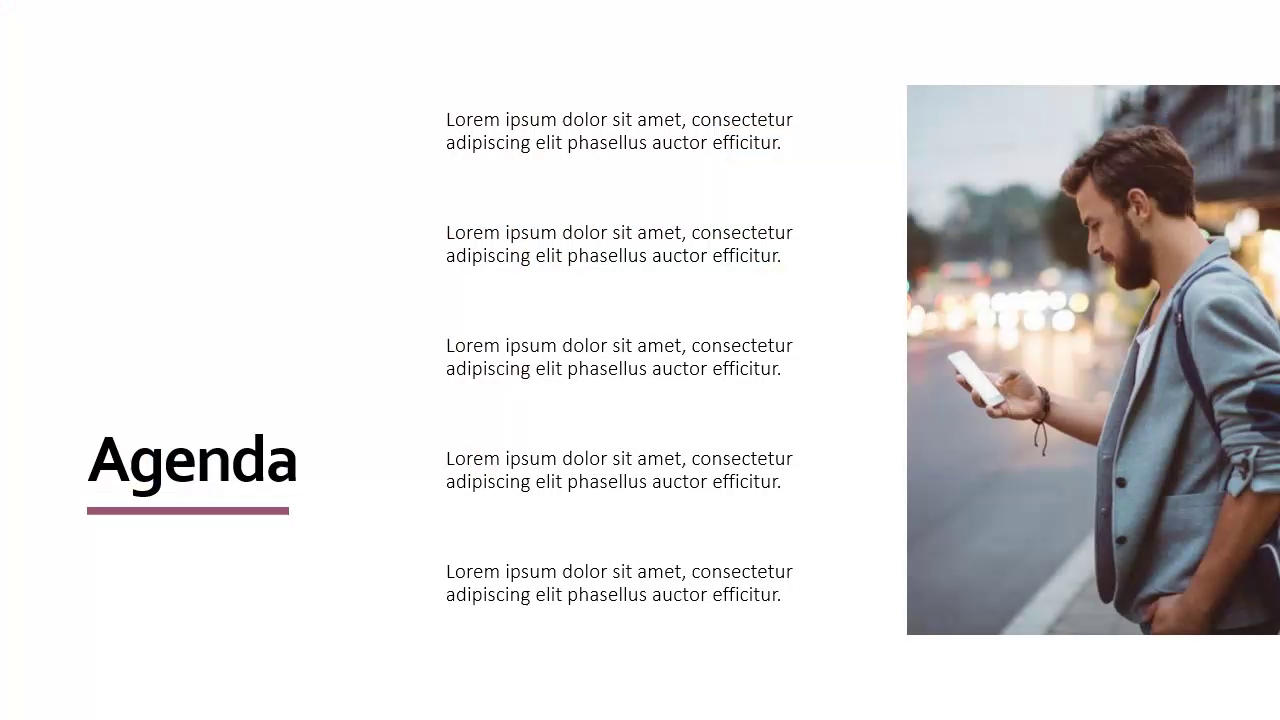
#> input picture frame 49 of ppt2video/presentation_video.mp4, 1280 x 720 px, given in place of the camera
$ python solver.py
#> lines starting #> are read from the running program, lines starting #| are printed output that depends on the picture
### computervision_rubikscube_solver/video.py
#!/usr/bin/env python3
# -*- coding: utf-8 -*-

## Import the relevant files
from sys import exit as Die
try:
    import sys
    import cv2
    import numpy as np
    from colordetection import ColorDetector
except ImportError as err:
    Die(err)

#Variable Used For testing
cameratesting = False

'''
Initialize the camera here
'''
#change cam_port if Video in Live feed is not being Displayed
cam_port         = 2
#create a my camera object to read from
cam         = cv2.VideoCapture(cam_port)


"""
    We are going to want to draw some stickers. In the solution
    we have 3 sets of stickers. Each set has 9 stickers to represent
    each sticker on any given face of the rubik's cube.

    The 'stickers' set of stickers are physical markers used to help the
    user see where to place the cube for color scanning.

    The 'current_stickers' set show which colors are currently being detected
    for each position on the face.

    The 'preview_stickers' set shows the most recently recorded face.
    You can rescan a face if the preview does not match the actual colors
    on the face of the rubik's cube.

    These are the coordinates of each sticker for each set. Feel free to play
    with these values if you don't like the sticker placement.


"""
detector_stickers = [[200, 120], [300, 120], [400, 120],
                   [200, 220], [300, 220], [400, 220],
                   [200, 320], [300, 320], [400, 320]]

current_stickers = [[20, 20], [54, 20], [88, 20],
                   [20, 54], [54, 54], [88, 54],
                   [20, 88], [54, 88], [88, 88]]

recorded_stickers = [[20, 130], [54, 130], [88, 130],
                   [20, 164], [54, 164], [88, 164],
                   [20, 198], [54, 198], [88, 198]]

#Draws the 9 static stickers in the frame
def draw_detector_stickers(frame):
    for (x,y) in (detector_stickers):
        cv2.rectangle(frame, (x,y), (x+50, y+50), (255,255,255), 1)

#Draws the 9 detected stickers in the frame
def draw_current_stickers(frame, state):

    for index,(x,y) in enumerate(current_stickers):
        cv2.rectangle(frame, (x,y), (x+32, y+32), ColorDetector.name_to_rgb(state[index]), -1)

#Draws the 9 Recorded stickers in the frame
def draw_recorded_stickers(frame, state):


    for index,(x,y) in enumerate(recorded_stickers):
        cv2.rectangle(frame, (x,y), (x+32, y+32), ColorDetector.name_to_rgb(state[index]), -1)


# [21 lines left out: functions color_to_notation, empty_callback, not called in this run]

def scan():
    """
    Opens up the webcam and scans the 9 regions in the center
    and show a preview.

    After hitting the space bar to confirm, the block below the
    current stickers shows the current state that you have.
    This is show every user can see what the computer took as input.

    :returns: dictionary
    """

    sides   = {}                            # collection of scanned sides
    preview = ['white','white','white',     # default starting preview sticker colors
               'white','white','white',
               'white','white','white']
    state   = [0,0,0,                       # current sticker colors
               0,0,0,
               0,0,0]

    defaultcal = {                          # default color calibration
                'white':[[179,67,255],[0,0,0]],
                'green':[[72,255,218],[47,61,21]],
                'red':[[179,255,240],[6,0,102]],
                'orange':[[179,255,255],[17,147,207]],
                'yellow':[[49,242,255],[18,61,211]],
                'blue':[[127,255,212],[82,72,51]]
                }

    colorcal  = {}                          # color calibration dictionary
    color = ['white', 'green', 'red', 'orange', 'yellow', 'blue']  # list of valid colors

    cv2.namedWindow('default',0)
    # create trackbars here
    cv2.createTrackbar('H Upper','default',defaultcal[color[len(colorcal)]][0][0], 179, empty_callback)
    cv2.createTrackbar('S Upper','default',defaultcal[color[len(colorcal)]][0][1], 255, empty_callback)
    cv2.createTrackbar('V Upper','default',defaultcal[color[len(colorcal)]][0][2], 255, empty_callback)
    cv2.createTrackbar('H Lower','default',defaultcal[color[len(colorcal)]][1][0], 179, empty_callback)
    cv2.createTrackbar('S Lower','default',defaultcal[color[len(colorcal)]][1][1], 255, empty_callback)
    cv2.createTrackbar('V Lower','default',defaultcal[color[len(colorcal)]][1][2], 255, empty_callback)

    # Remember that the range for S and V are not 0 to 179


    colorcal = defaultcal

    # Creates a window named 'my_window_name'
    cv2.createTrackbar('My track bar','my_window_name',125,255, empty_callback)

    while cameratesting:
        #--------------- Used for Testing ------------------------
        # Captures a frame of video from the camera object
        _,frame = cam.read()
        hsv = cv2.cvtColor(frame, cv2.COLOR_BGR2HSV)

        # create a mask
        # Bounds for HSV values we are interested in (Blue)
        lower_hsv = np.array([89,178,51])     #hmin,smin,vmin
        upper_hsv = np.array([118,255,194])   #hmax,smax,vmax

        mask = cv2.inRange(hsv, lower_hsv, upper_hsv)
        frame = cv2.bitwise_and(frame,frame, mask= mask)

        # Draw rectangle on the frame
        cv2.rectangle(frame, (200,200), (250, 250), (255,0,0), 2)

        # -1 borderwidth is a fill
        cv2.rectangle(frame, (300,200), (350, 250), (0,0,255), -1)

        # [10 lines of commented-out code are left out]
        value = cv2.getTrackbarPos('My track bar','my_window_name')
        print(value)
        cv2.imshow('my_window_name', frame)

        # Sets the amount of time to display a frame in milliseconds
        key = cv2.waitKey(10)


    while not cameratesting:

        _, frame = cam.read()
#> frame is the input picture: shape (720, 1280, 3); mean B, G, R 223.8, 223, 224.7
        hsv = cv2.cvtColor(frame, cv2.COLOR_BGR2HSV)
#> hsv: shape (720, 1280, 3); mean H, S, V 77.8, 12.3, 227
        key = cv2.waitKey(10)
#> (key Esc is pressed here)

        # init certain stickers.
        draw_detector_stickers(frame)
        draw_recorded_stickers(frame, preview)

        for index,(x,y) in enumerate(detector_stickers):
            roi          = hsv[y:y+32, x:x+32]              # extracts hsv values within sticker
            avg_hsv      = ColorDetector.median_hsv(roi)    # filters the hsv values into one hsv
            color_name   = ColorDetector.get_color_name(avg_hsv,colorcal) # extracts the color based on hsv
            state[index] = color_name                       # stores the color

            # update when space bar is pressed.
            if key == 32:
                preview = list(state)
                draw_recorded_stickers(frame, state)         # draw the saved colors on the preview
                face = color_to_notation(state[4])          # convert the color to notation of the middle sticker and label this as the face
                notation = [color_to_notation(color) for color in state] # convert all colors to notation
                sides[face] = notation                      # update the face in the sides dictionary
#> after the loop, sides = 0 items; state = ['white', 'white', 'white', 'white', 'white', 'white', 'white', 'white', 'white']

        # show the new stickers
        draw_current_stickers(frame, state)                 # draw live sampling of face colors

        # append amount of scanned sides
        text = 'scanned sides: {}/6'.format(len(sides))
#> text = 'scanned sides: 0/6'
        cv2.putText(frame, text, (20, 460), cv2.FONT_HERSHEY_TRIPLEX, 0.5, (255,255,0), 1, cv2.LINE_AA)

        # indicate the scanning instruction
        textInstruction = 'scan and rotate the cube with white on the top and green on the front (towards camera)'
        textInstruction2 = 'the color of center brick is used as the side identifier (since the center brick does not move)'
        textInstruction3 = 'you can scan as many times as you want'
        textInstruction4 = 'the program will overwrite the old scan when same side is detected, press esc key get the solution'
        cv2.putText(frame, textInstruction, (20, 600), cv2.FONT_HERSHEY_TRIPLEX, 0.5, (255,255,0), 1, cv2.LINE_AA)
        cv2.putText(frame, textInstruction2, (20, 620), cv2.FONT_HERSHEY_TRIPLEX, 0.5, (255,255,0), 1, cv2.LINE_AA)
        cv2.putText(frame, textInstruction3, (20, 640), cv2.FONT_HERSHEY_TRIPLEX, 0.5, (255,255,0), 1, cv2.LINE_AA)
        cv2.putText(frame, textInstruction4, (20, 660), cv2.FONT_HERSHEY_TRIPLEX, 0.5, (255,255,0), 1, cv2.LINE_AA)
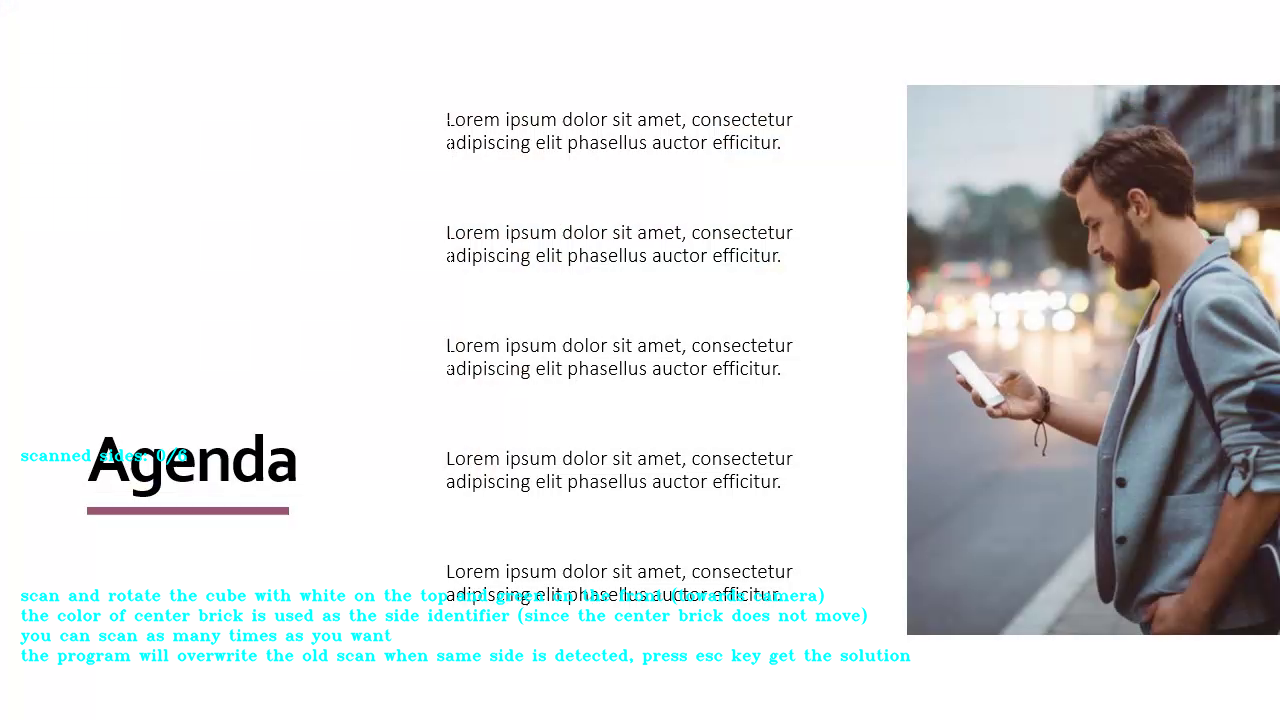
#> frame: shape (720, 1280, 3); mean B, G, R 223.9, 223.2, 221.6

        # quit on escape.
        if key == 27:
            break

        # show result
        cv2.imshow("default", frame)

        if key == 99:
            colorcal = {}
            while len(colorcal) < 6:
                _, frame = cam.read()


                hsv = cv2.cvtColor(frame, cv2.COLOR_BGR2HSV)
                key = cv2.waitKey(10) & 0xff

                # hue upper lower
                hu = cv2.getTrackbarPos('H Upper','default')
                hl = cv2.getTrackbarPos('H Lower','default')
                # saturation upper lower
                su = cv2.getTrackbarPos('S Upper','default')
                sl = cv2.getTrackbarPos('S Lower','default')
                # value upper lower
                vu = cv2.getTrackbarPos('V Upper','default')
                vl = cv2.getTrackbarPos('V Lower','default')
                print("H upper", hu)
                print("H Lower", hl)
                print("S upper", su)
                print("S Lower", sl)
                print("V upper", vu)
                print("V Lower", vl)


                if color[len(colorcal)] == 'red' or color[len(colorcal)] == 'orange':
                    lower_hsv = np.array([0,sl,vl])
                    upper_hsv = np.array([hl,su,vu])
                    mask1 = cv2.inRange(hsv, lower_hsv, upper_hsv)
                    lower_hsv = np.array([hu,sl,vl])
                    upper_hsv = np.array([179,su,vu])
                    mask2 = cv2.inRange(hsv, lower_hsv, upper_hsv)
                    mask = cv2.bitwise_or(mask1, mask2)
                    res = cv2.bitwise_and(frame,frame, mask= mask)
                    lower_hsv = np.array([hl,sl,vl])
                    upper_hsv = np.array([hu,su,vu])
                else:
                    lower_hsv = np.array([hl,sl,vl])
                    upper_hsv = np.array([hu,su,vu])


                    mask = cv2.inRange(hsv, lower_hsv, upper_hsv)
                    res = cv2.bitwise_and(frame,frame, mask = mask)

                if key == 32:
                    defaultcal[color[len(colorcal)]] = [upper_hsv,lower_hsv]
                    colorcal[color[len(colorcal)]] = [upper_hsv,lower_hsv]

                    if(len(colorcal) < 6):
                        cv2.setTrackbarPos('H Upper','default',defaultcal[color[len(colorcal)]][0][0])
                        cv2.setTrackbarPos('S Upper','default',defaultcal[color[len(colorcal)]][0][1])
                        cv2.setTrackbarPos('V Upper','default',defaultcal[color[len(colorcal)]][0][2])
                        cv2.setTrackbarPos('H Lower','default',defaultcal[color[len(colorcal)]][1][0])
                        cv2.setTrackbarPos('S Lower','default',defaultcal[color[len(colorcal)]][1][1])
                        cv2.setTrackbarPos('V Lower','default',defaultcal[color[len(colorcal)]][1][2])

                if(len(colorcal) < 6):
                    text = 'calibrating {}'.format(color[len(colorcal)])
                cv2.putText(res, text, (20, 460), cv2.FONT_HERSHEY_TRIPLEX, 0.5, (255,255,255), 1, cv2.LINE_AA)

                cv2.imshow("default", res)
                # quit on escape key.
                if key == 27:
                    break

    cam.release()
    cv2.destroyAllWindows()
    return sides if len(sides) == 6 else False


### computervision_rubikscube_solver/colordetection.py
#!/usr/bin/env python3
# -*- coding: utf-8 -*-

from sys import exit as Die
try:
    import sys
    import numpy as np
except ImportError as err:
    Die(err)

class ColorDetection:

    def get_color_name(self, hsv, cal):
        """ Get the name of the color based on the hue.

        :returns: string
        """
        (h,s,v) = hsv
        for color in cal:
            if color == 'red' or color == 'orange':
                if (h < cal[color][1][0] or h > cal[color][0][0]) and s in range(cal[color][1][1],cal[color][0][1]) and v in range(cal[color][1][2],cal[color][0][2]):
                    return color
            elif h in range(cal[color][1][0],cal[color][0][0]) and s in range(cal[color][1][1],cal[color][0][1]) and v in range(cal[color][1][2],cal[color][0][2]):
                return color


        return 'white'

    def name_to_rgb(self, name):
        """
        Get the main RGB color for a name.

        :param name: the color name that is requested
        :returns: tuple
        """
        color = {
            'red'    : (0,0,255),
            'orange' : (0,165,255),
            'blue'   : (255,0,0),
            'green'  : (0,255,0),
            'white'  : (255,255,255),
            'yellow' : (0,255,255)
        }
        return color[name]

    # [25 lines left out: function average_hsv, not called in this run]

    def median_hsv(self, roi):
        """ Average the HSV colors in a region of interest.

        :param roi: the image array
        :returns: tuple
        """
        h   = []
        s   = []
        v   = []
        num = 0
        for y in range(len(roi)):
            if y % 10 == 0:
                for x in range(len(roi[y])):
                    if x % 10 == 0:
                        chunk = roi[y][x]
                        num += 1
                        h.append(chunk[0])
                        s.append(chunk[1])
                        v.append(chunk[2])

        return (int(np.median(h)), int(np.median(s)), int(np.median(v)))

ColorDetector = ColorDetection()

### computervision_rubikscube_solver/solver.py
#!/usr/bin/env python3
# -*- coding: utf-8 -*-

from sys import exit as Die
try:
    import sys
    import kociemba
    import argparse
    import video as webcam

    from combiner import combine
    from normalizer import normalize
except ImportError as err:
    Die(err)


class Solver:

    def __init__(self, normalize, language):
        self.humanize = normalize
        self.language = (language[0]) if isinstance(language, list) else language

    def run(self):
        state         = webcam.scan()
#> state = False
        if not state:
            print('\033[0;33m[Solver SCAN ERROR] Ops, you did not scan in all 6 sides.')
            print('Please try again.\033[0m')
#> (the run stopped early here; a loop or call above may not have finished)

$ run again, starting later in the video
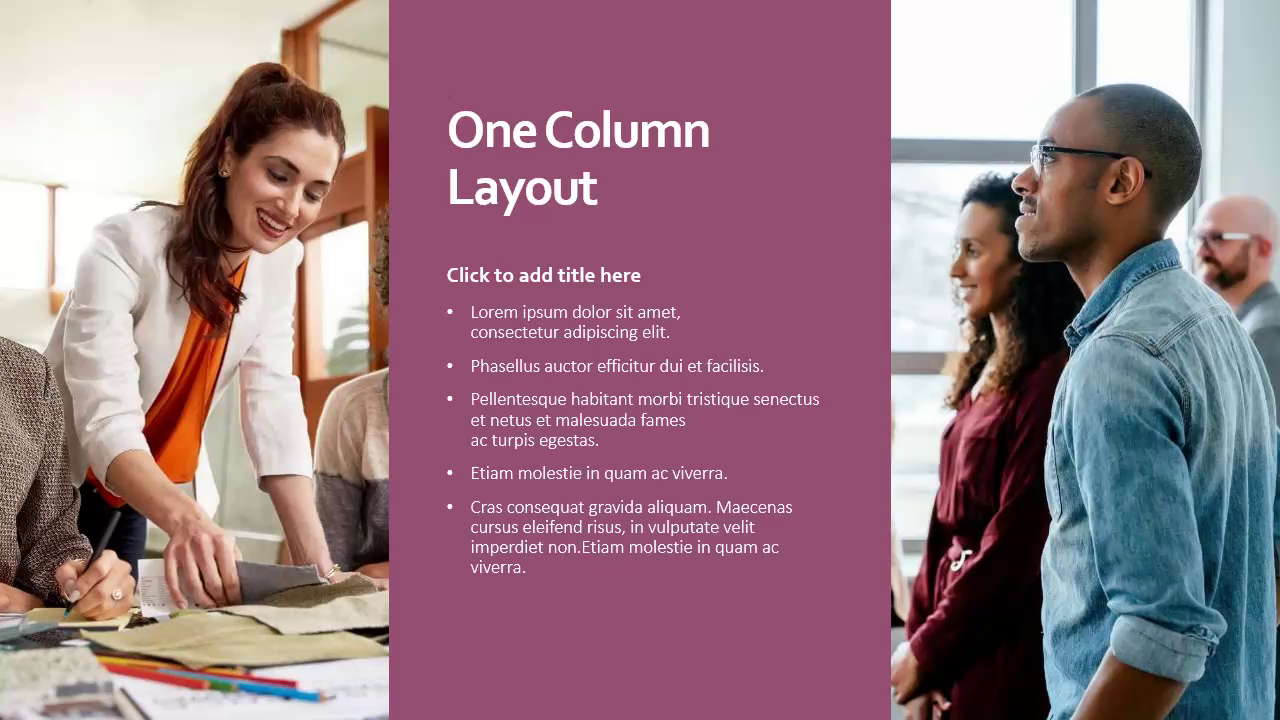
#> input picture frame 220 of ppt2video/presentation_video.mp4, 1280 x 720 px, given in place of the camera
#> in scan, frame is the input picture: shape (720, 1280, 3); mean B, G, R 132.3, 121.5, 151.9
#> hsv: shape (720, 1280, 3); mean H, S, V 99.3, 94.9, 159.1
#> after the loop in draw_recorded_stickers, `for index,(x,y) in enumerate(recorded_stickers):`:
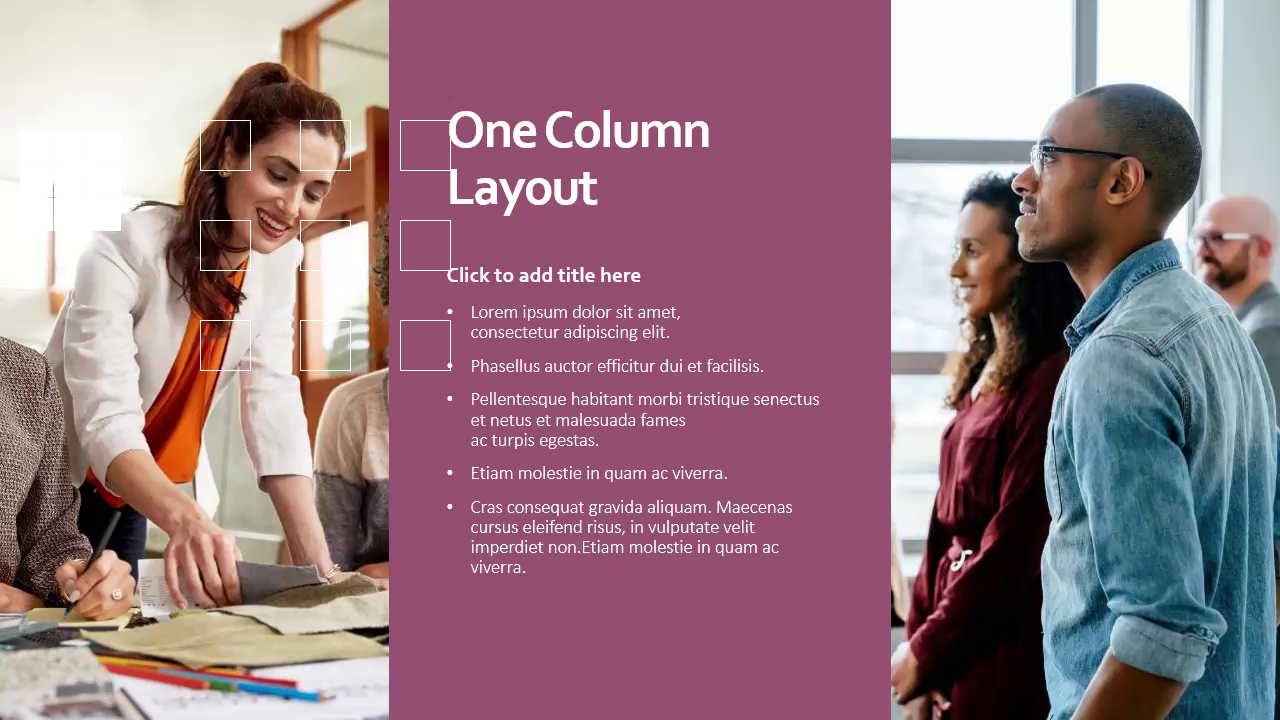
#> frame: shape (720, 1280, 3); mean B, G, R 132.7, 121.8, 152.2
#> the loop in scan, `for index,(x,y) in enumerate(detector_stickers):` made 9 passes
#> after the loop in scan, `for index,(x,y) in enumerate(detector_stickers):`: sides = 0 items; state = ['white', 'white', 'white', 'white', 'white', 'white', 'white', 'white', 'white']
#> text = 'scanned sides: 0/6'
#> in scan, `cv2.putText(frame, textInstruction4, (20, 660), cv2.FONT_HERSHEY_TRIPL..`:
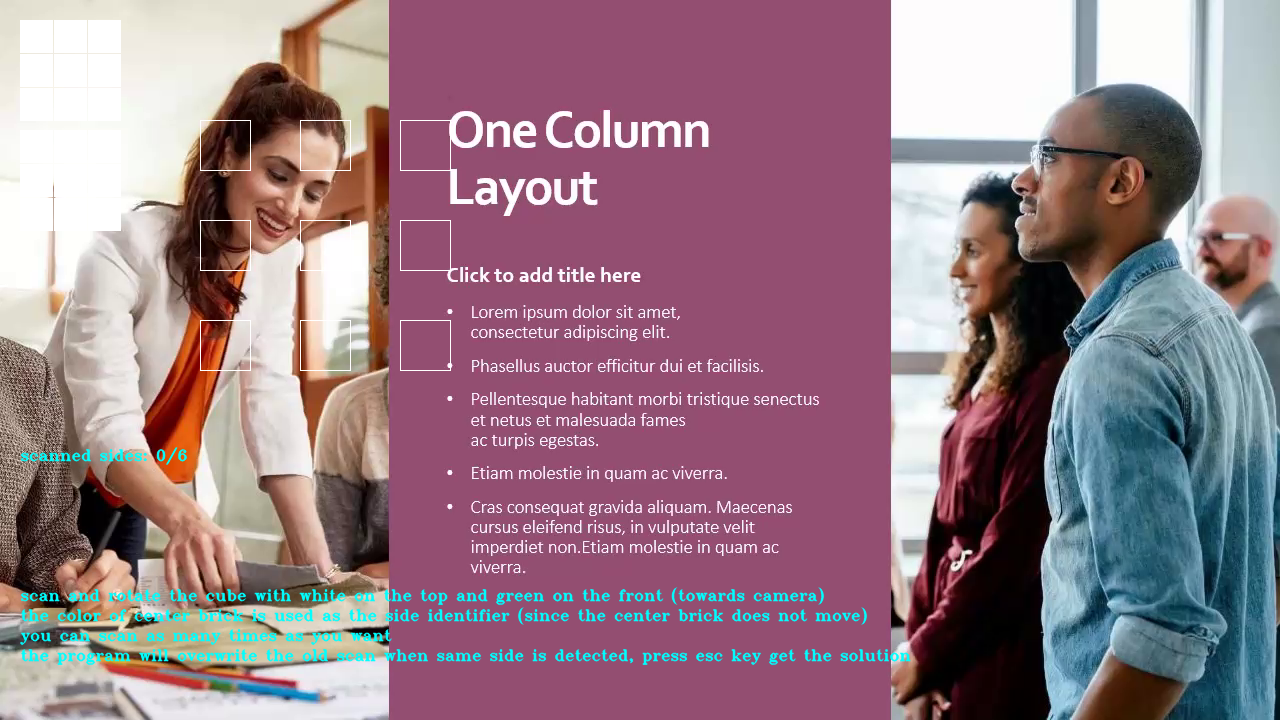
#> frame: shape (720, 1280, 3); mean B, G, R 134.7, 123.8, 150.3
#> in run, `state         = webcam.scan()`: state = False
